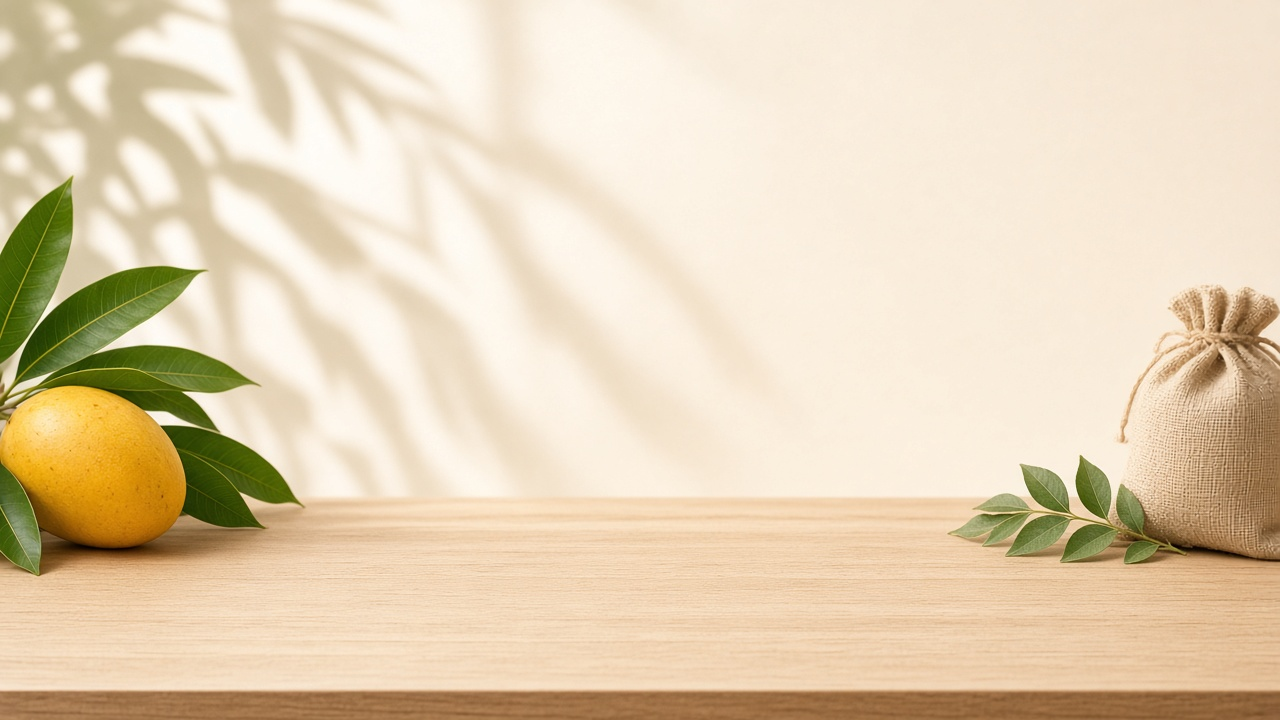
#> input picture scratch/backgrounds/buying-1.jpg, 1280 x 720 px
$ python -i blog_image.py   (imports and definitions only)
#> lines starting #> are read from the running program, lines starting #| are printed output that depends on the picture; after the words box and inside, x2 and y2 are one past the last pixel; in counts of white or black regions, pixels touching at a corner belong together
#!/usr/bin/env python3
"""
Unique featured image per Kitchen Tales post.

The real product photo is cut out from its white studio background and pasted,
pixel-for-pixel (only uniformly scaled), onto a freshly generated background
scene in The Pickle Affair brand palette. The jar's colour, shape, label and
packaging are never redrawn or recoloured — only the scene around it is new.

Background providers (BLOG_IMAGE_PROVIDER):
  auto       — library first, then any configured AI provider (Cloudflare, OpenAI), else local (default)
  library    — curated photoreal scenes in scratch/backgrounds/, matched to the topic (no API needed)
  cloudflare — Cloudflare Workers AI FLUX.2 klein, falling back to FLUX.1 schnell
               (CLOUDFLARE_ACCOUNT_ID + CLOUDFLARE_API_TOKEN; free daily tier; CLOUDFLARE_IMAGE_MODEL overrides)
  openai     — OpenAI image model (OPENAI_API_KEY)
  local      — procedural brand-palette scene, seeded per topic (no API needed)
  off        — skip generation; caller keeps the raw product photo
Any AI failure falls back to the next provider and finally to local.

CLI preview:
  python3 scratch/blog_image.py <topic_id> [--out preview.jpg] [--provider cloudflare]
"""
from __future__ import annotations

import argparse
import base64
import datetime as dt
import hashlib
import io
import json
import math
import os
import random
import re
import ssl
import sys
import urllib.error
import urllib.request
from pathlib import Path

import numpy as np
from PIL import Image, ImageDraw, ImageFilter

ROOT = Path(__file__).resolve().parents[1]
PRODUCTS = {p["handle"]: p for p in json.loads((ROOT / "scratch" / "product_registry.json").read_text())}
#> (reads scratch/product_registry.json from the repository)
#> further down, picture is the input picture: PIL image 1280x720 RGB; mean R, G, B 227.8, 209.6, 180.7
CACHE_DIR = ROOT / "scratch" / ".cache" / "cutouts"
CTX = ssl.create_default_context()

W, H = 1600, 900

BRAND = {
    "leaf": (74, 107, 41),       # #4A6B29
    "olive": (47, 74, 26),       # #2F4A1A
    "ink": (29, 38, 20),         # #1D2614
    "cream": (251, 246, 234),    # #FBF6EA
    "ivory": (245, 247, 240),    # #F5F7F0
    "sage": (221, 229, 200),     # #DDE5C8
    "mango": (232, 163, 61),     # #E8A33D
    "turmeric": (217, 154, 30),  # #D99A1E
    "terracotta": (181, 83, 42), # #B5532A
    "chilli": (192, 57, 43),     # #C0392B
    "wood": (168, 107, 60),      # #A86B3C
}

# Scene wording avoids containers (pantry, pots, vessels): FLUX ignores "no jars" and
# happily adds extra jars next to the real product when a scene suggests storage.
ANGLE_SCENES = {
    "storage": "a clean, airy Indian kitchen countertop in soft morning light, a dry steel spoon resting on a folded cotton cloth, a wooden chopping board, cool shaded corner",
    "shelf_life": "a calm sunlit Gujarati kitchen corner with carved wooden panels, a steel spoon on a cotton napkin, a sprig of curry leaves",
    "ingredient": "a rustic wooden board scattered with whole spices — mustard seeds, fenugreek seeds, dried red chillies, turmeric and rock salt in small brass katoris",
    "pairing": "a Gujarati meal — thepla, khichdi and a cup of masala chai on small brass plates — placed toward the edges of the table",
    "comparison": "a balanced, symmetrical wooden tabletop with two small brass bowls placed far left and far right, raw mango slices and jaggery pieces",
    "baa_story": "a warm traditional Kathiawadi home kitchen with brass plates, a wooden rolling pin and a clay diya, sunlight streaming through a carved jharokha window",
    "buying": "a festive gifting table with jute cloth, marigold flowers, a kraft paper gift box and twine in warm light",
    "heritage_product": "a sun-drenched Kathiawadi courtyard table with raw green mangoes, mango leaves, brass katoris of spices, terracotta and jute textures",
    "pillar_overview": "a generous Gujarati festive spread on a wooden table with raw mangoes, mango leaves, brass katoris of spices and marigold flowers",
}
DEFAULT_SCENE = ANGLE_SCENES["heritage_product"]

PALETTES = [
    # (wall_top, wall_bottom, glow, table_top, table_bottom, leaf, accent)
    ((251, 246, 234), (241, 228, 200), (242, 196, 107), (196, 142, 88), (158, 101, 58), BRAND["leaf"], BRAND["chilli"]),
    ((245, 247, 240), (221, 229, 200), (236, 214, 150), (120, 146, 80), (74, 107, 41), BRAND["olive"], BRAND["mango"]),
    ((252, 240, 220), (240, 206, 160), (246, 180, 90), (181, 110, 70), (140, 70, 40), BRAND["leaf"], BRAND["turmeric"]),
    ((250, 244, 228), (232, 222, 190), (230, 190, 120), (150, 120, 80), (110, 84, 52), BRAND["leaf"], BRAND["terracotta"]),
]


def _slug(s: str) -> str:
    return re.sub(r"[^a-z0-9]+", "-", (s or "").lower()).strip("-")


def _seed(*parts: str) -> int:
    return int(hashlib.sha1("|".join(parts).encode()).hexdigest()[:8], 16)


# [4 lines left out: function _download, not called in this run]


# ---------------------------------------------------------------- product cutout

def _edge_connected(candidate: np.ndarray) -> np.ndarray:
    """Pixels of `candidate` connected to the image border."""
    # .copy(): array-backed images are not mutated in place by floodfill.
    mask = Image.fromarray(np.pad(candidate, 1, constant_values=True).astype(np.uint8) * 255).copy()
    ImageDraw.floodfill(mask, (0, 0), 128)
    return np.asarray(mask)[1:-1, 1:-1] == 128


def cutout_product(img: Image.Image) -> Image.Image:
    """Remove the white studio background; product pixels stay exactly as shot.

    Only near-white, low-saturation pixels connected to the image border are
    treated as background. Light-grey studio shadow becomes a soft
    semi-transparent shadow instead of a grey blob.
    """
    rgb = img.convert("RGB")
    a = np.asarray(rgb).astype(np.int16)
    mn = a.min(axis=2)
    mx = a.max(axis=2)
    candidate = (mn >= 196) & ((mx - mn) <= 24)
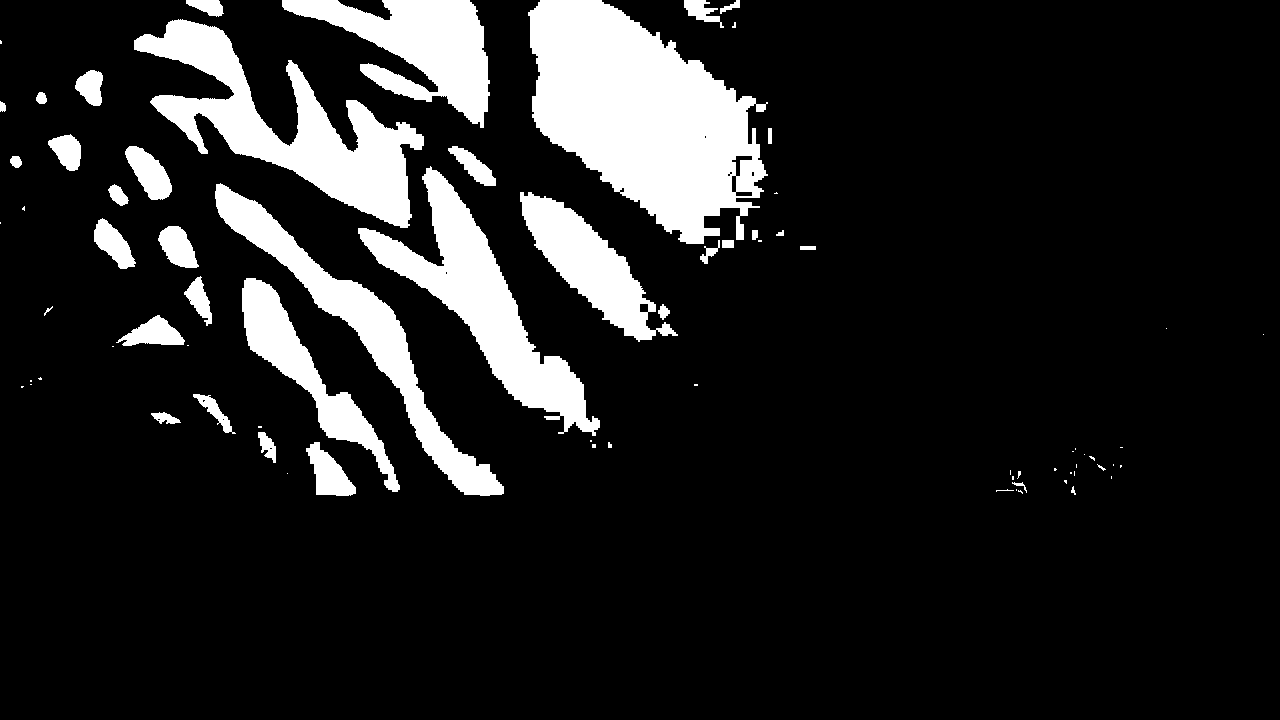
#> candidate: shape (720, 1280) bool; 13.5% white; 76 white regions (37 under 20 px), largest, box (x1, y1, x2, y2) and area: (528, 0, 768, 244) 35411, (134, 19, 424, 228) 19763, (358, 166, 600, 436) 16308
    bg = _edge_connected(candidate)
#> in _edge_connected, `mask = Image.fromarray(np.pad(candidate, 1, constant_values=True).asty..`: mask: PIL image 1282x722 L; 13.9% white; 69 white regions (35 under 20 px), largest, box (x1, y1, x2, y2) and area: (0, 0, 1282, 722) 52563, (135, 20, 425, 229) 19763, (359, 167, 601, 437) 16308
#> in _edge_connected, `return np.asarray(mask)[1:-1, 1:-1] == 128`: returned value: shape (720, 1280) bool; 5.2% white; 8 white regions (2 under 20 px), largest, box (x1, y1, x2, y2) and area: (528, 0, 768, 244) 35171, (282, 0, 490, 128) 12045, (684, 0, 720, 22) 500, (186, 0, 224, 17) 413, (720, 0, 740, 14) 112, (0, 101, 6, 112) 53

    # The glass base reflects a pale pink/lavender tint onto the white sweep. Allow that
    # looser tint only in the strip under the jar so warm lid/label highlights are never touched.
    ys = np.where(~bg.all(axis=1))[0]
#> ys = 720 values from 0 to 719
    if ys.size:
        strip_top = ys.max() - int((ys.max() - ys.min()) * 0.07)
#> strip_top = 669
        r, b = a[..., 0], a[..., 2]
        loose = (mn >= 165) & ((mx - mn) <= 60) & ((r - b) <= 50)
#> loose: shape (720, 1280) bool; 59.2% white; 35 black regions (27 under 20 px), largest, box (x1, y1, x2, y2) and area: (0, 0, 1280, 720) 371379, (222, 162, 354, 256) 2189, (142, 198, 256, 276) 1716
        loose[:strip_top] = False
#> loose: shape (720, 1280) bool; 0.69% white; 8 white regions (5 under 20 px), largest, box (x1, y1, x2, y2) and area: (0, 669, 616, 689) 6195, (688, 684, 726, 688) 82, (640, 686, 672, 687) 32
        bg = _edge_connected(bg | loose)
#> in _edge_connected (call 2), `mask = Image.fromarray(np.pad(candidate, 1, constant_values=True).asty..`: mask: PIL image 1282x722 L; 6.3% white; 8 white regions (5 under 20 px), largest, box (x1, y1, x2, y2) and area: (0, 0, 1282, 722) 58502, (689, 685, 727, 689) 82, (641, 687, 673, 688) 32
#> in _edge_connected (call 2), `mask = Image.fromarray(np.pad(candidate, 1, constant_values=True).asty..`: candidate: shape (720, 1280) bool; 5.9% white; 16 white regions (7 under 20 px), largest, box (x1, y1, x2, y2) and area: (528, 0, 768, 244) 35171, (282, 0, 490, 128) 12045, (0, 669, 616, 689) 6195

    lum = a.mean(axis=2)
    shadow_alpha = np.clip((250.0 - lum) / 54.0, 0.0, 1.0) * 120.0
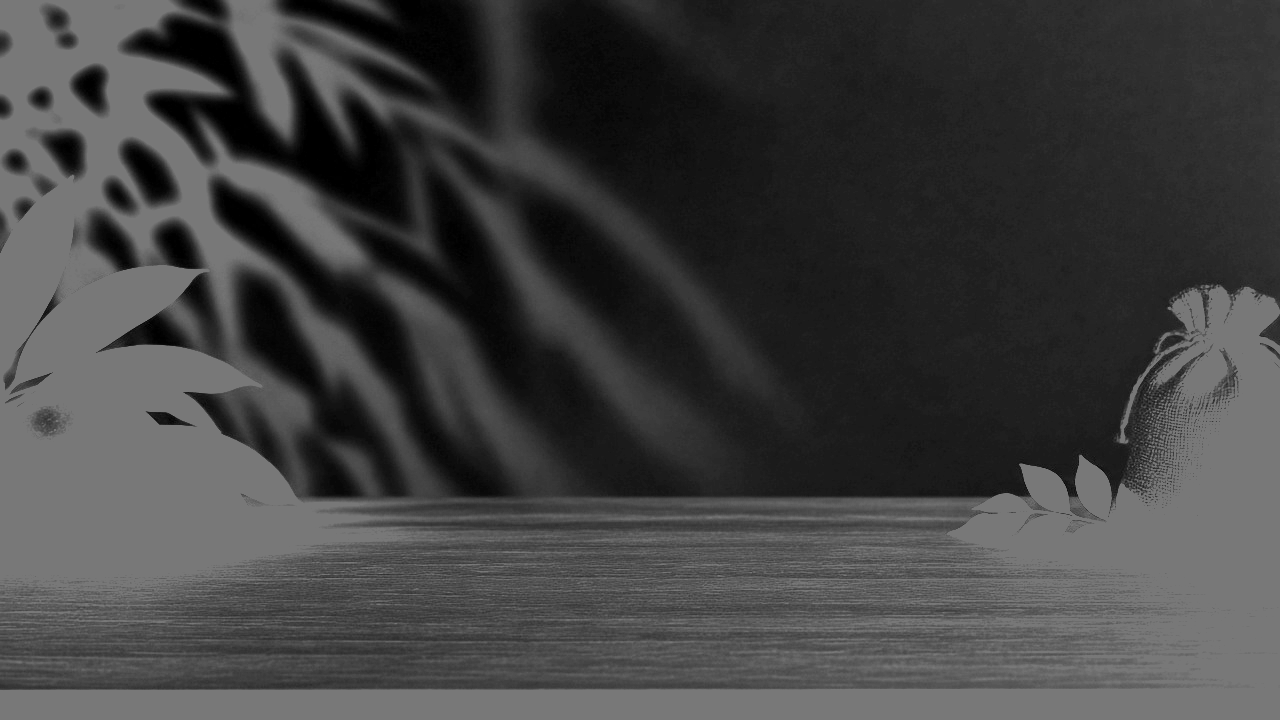
#> shadow_alpha: shape (720, 1280) float64; min 0, max 120, mean 65.8
    alpha = np.where(bg, shadow_alpha, 255.0)
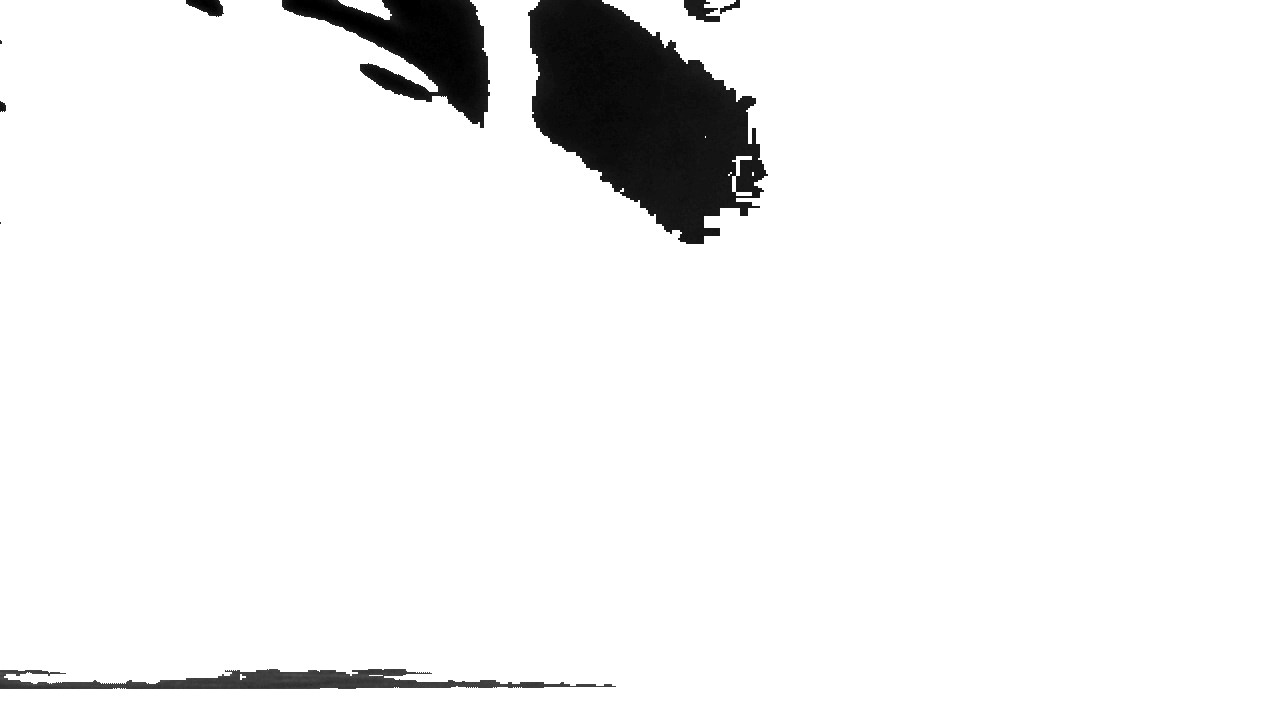
#> alpha: shape (720, 1280) float64; min 0, max 255, mean 241.2

    # Defringe: product pixels touching the background that are mostly white are
    # anti-aliasing blend with the studio sweep, not product.
    ring = np.asarray(Image.fromarray(bg.astype(np.uint8) * 255).filter(ImageFilter.MaxFilter(3))) > 0
#> ring: shape (720, 1280) bool; 6.4% white; 8 white regions (2 under 20 px), largest, box (x1, y1, x2, y2) and area: (527, 0, 769, 245) 36533, (281, 0, 491, 129) 12887, (0, 668, 617, 690) 7916, (683, 0, 741, 23) 810, (185, 0, 225, 18) 493, (0, 100, 7, 113) 80
    ring &= ~bg
#> ring: shape (720, 1280) bool; 0.46% white in thin lines or dots, all inside (x1, y1, x2, y2) = (0, 0, 769, 690)
    alpha = np.where(ring, np.clip((255.0 - mn) / 105.0, 0.0, 1.0) * 255.0, alpha).astype(np.uint8)

    out = np.dstack([np.asarray(rgb), alpha])
    shadow_rgb = np.array([45, 32, 20], dtype=np.uint8)
    out[bg, :3] = shadow_rgb
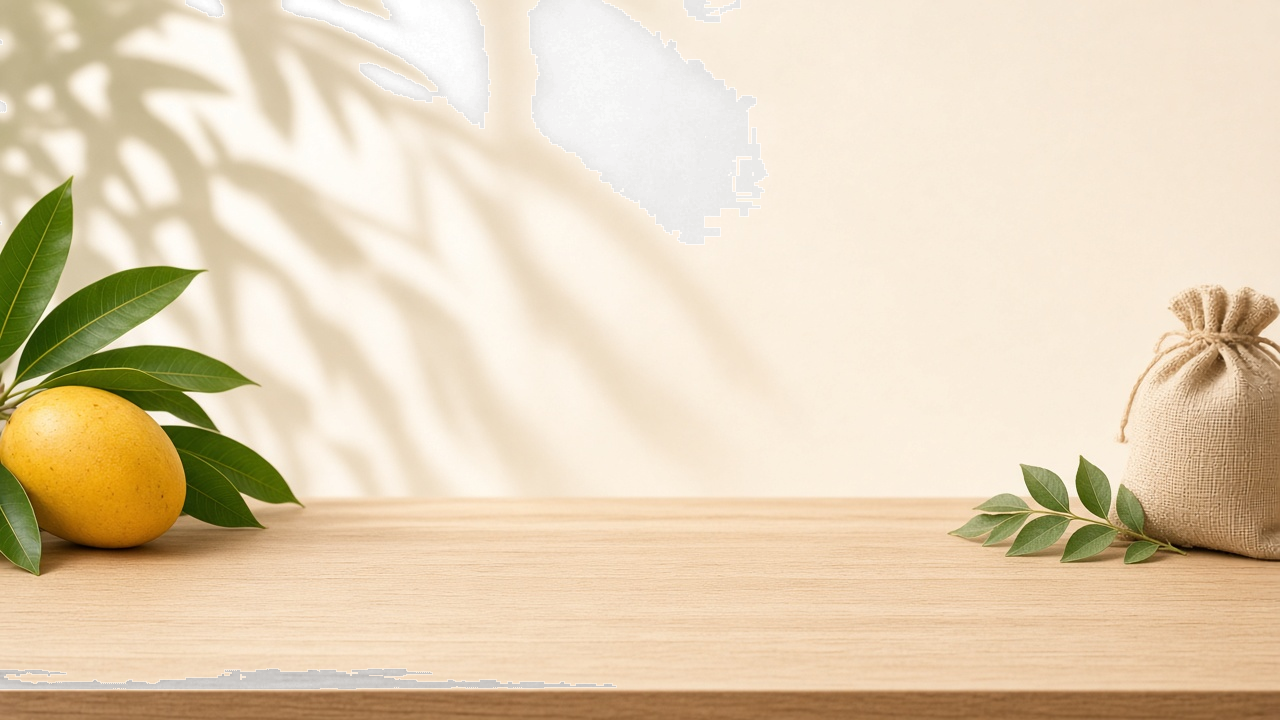
#> out: shape (720, 1280, 4); mean R, G, B, A 215.6, 197.2, 168.4, 240.5; transparent parts drawn white

    cut = Image.fromarray(out)
    bbox = Image.fromarray((alpha > 10).astype(np.uint8) * 255).getbbox()
#> bbox = (0, 0, 1280, 720)
    return cut.crop(bbox) if bbox else cut


# [10 lines left out: function product_cutout, not called in this run]


# ---------------------------------------------------------------- backgrounds

def _props_for(handles: list[str]) -> str:
    props = [PRODUCTS[h].get("scene_props", "") for h in handles if h in PRODUCTS]
    return "; ".join(p for p in props if p) or "raw green mangoes and mango leaves"


# [18 lines left out: function build_prompt, not called in this run]


CF_FLUX2 = "@cf/black-forest-labs/flux-2-klein-4b"
CF_FLUX1 = "@cf/black-forest-labs/flux-1-schnell"


# [196 lines left out: functions _multipart, _cloudflare_run, cloudflare_background, build_flux_prompt, openai_background, _vgradient and 4 more, not called in this run]


BG_DIR = ROOT / "scratch" / "backgrounds"
# Curated scenes (no jars, text or people) with the tabletop height where a jar stands.
BG_BASE = {
    "buying-1": 0.90, "buying-2": 0.92, "buying-3": 0.92,
    "comparison-1": 0.92, "comparison-2": 0.86,
    "festive-1": 0.92,
    "heritage-1": 0.84, "heritage-2": 0.77, "heritage-3": 0.90,
    "ingredient-1": 0.87, "ingredient-2": 0.92, "ingredient-3": 0.85,
    "pairing-1": 0.89, "pairing-3": 0.89, "pairing-4": 0.89,
    "storage-1": 0.92, "storage-2": 0.92,
}
BG_BY_ANGLE = {
    "ingredient": ["ingredient-1", "ingredient-2", "ingredient-3", "comparison-1"],
    "pairing": ["pairing-1", "pairing-3", "pairing-4"],
    "storage": ["storage-1", "storage-2", "buying-2"],
    "shelf_life": ["storage-1", "storage-2", "buying-2"],
    "comparison": ["comparison-1", "comparison-2", "ingredient-3"],
    "buying": ["buying-1", "buying-2", "buying-3"],
    "baa_story": ["heritage-1", "heritage-2", "heritage-3"],
    "heritage_product": ["heritage-1", "heritage-2", "heritage-3", "ingredient-1"],
    "pillar_overview": ["heritage-1", "heritage-2", "heritage-3"],
}
BG_BY_KEYWORD = [
    (("gift", "diwali", "festive", "hamper", "corporate"), ["festive-1"]),
    (("monsoon", "rain"), ["storage-2"]),
    (("sun dried", "sun-dried", "sun drying", "season"), ["heritage-3"]),
]


# [158 lines left out: functions library_background, _cover, _grade_background, _depth_of_field, _backlight, _vignette and 3 more, not called in this run]


def topic_handles(topic: dict) -> list[str]:
    handles = [h for h in (topic.get("product_handles") or []) if h in PRODUCTS]
    return handles or [next(iter(PRODUCTS))]


# [73 lines left out: functions _chain, render, featured_image_payload, _find_topic, main, not called in this run]


# [2 lines not run here, left out]

>>> from PIL import Image
>>> picture = Image.open('backgrounds/buying-1.jpg')
>>> result = cutout_product(picture)
